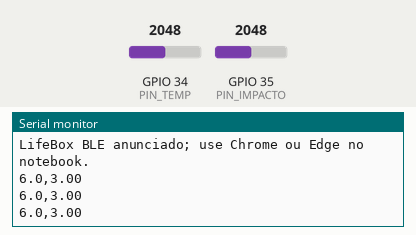
This sketch was run on a simulated ESP32. Parts: the last lines printed to the serial monitor. The test bench sets the inputs (shaded band); at power-on: GPIO 34 (PIN_TEMP) = 2048, GPIO 35 (PIN_IMPACTO) = 2048 (analog values on the 0–4095 scale). Nothing arrives over Bluetooth unless stated; a phone connects over Bluetooth LE 3 s after start.

Above: at 1.6 s.
1.7 s: GPIO 34 (PIN_TEMP) set to 2866
At 3.52 s:
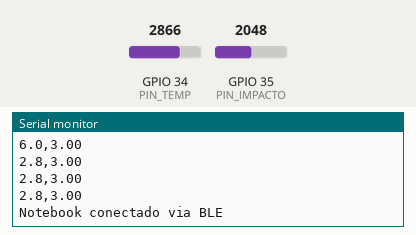
4.7 s: GPIO 35 (PIN_IMPACTO) set to 2866
At 5.4 s:
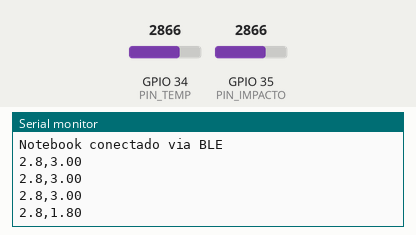
6.2 s: GPIO 34 (PIN_TEMP) set to 3603
At 7.0 s:
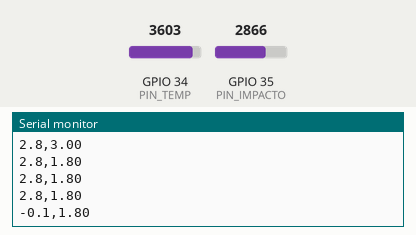
7.7 s: GPIO 35 (PIN_IMPACTO) set to 3603
At 7.7 s:
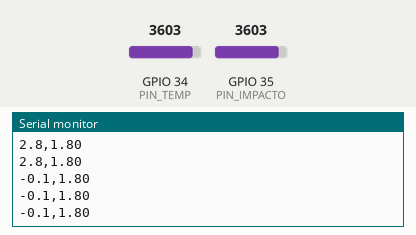
Timing chart, 0 to 10.2 s (numbered marks = the images above; inputs shaded):
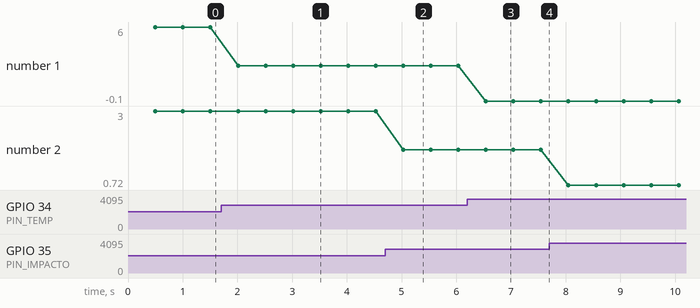

Measured:
- after the input at 1.7 s, the serial monitor: prints a new line after 0.31 s (image 1)
- after the input at 4.7 s, the serial monitor: prints a new line after 0.33 s (image 2)
- after the input at 6.2 s, the serial monitor: prints a new line after 0.34 s (image 3)
- plotted number 1: 6 → 2.8 after the input at 1.7 s, 2.8 → -0.1 after the input at 6.2 s
- plotted number 2: 3 → 1.8 after the input at 4.7 s, 1.8 → 0.72 after the input at 7.7 s

The sketch:

bluetooth-test.ino
```cpp
// LifeBox - prova de conceito BLE, sem Wi-Fi (ESP32 Arduino Core 3.x).
// TESTE SEPARADO: nao substitui firmware-real/sketch.ino.
// Entradas fisicas: B10K temperatura GPIO34, B10K impacto GPIO35.
// Os valores sao SIMULADOS. Sem finalidade clinica.

#include <Arduino.h>
#include <BLEDevice.h>
#include <BLEServer.h>
#include <BLEUtils.h>
#include <BLE2902.h>

const int PIN_TEMP = 34;
const int PIN_IMPACTO = 35;
const bool INVERTER_TEMP = true;
const bool INVERTER_IMPACTO = true;

const char *SERVICE_UUID = "2d514649-4c65-426f-7820-202600000001";
const char *CHARACTERISTIC_UUID = "2d514649-4c65-426f-7820-202600000002";

BLEServer *server = nullptr;
BLECharacteristic *txCharacteristic = nullptr;
volatile bool connected = false;
bool connectedBefore = false;
unsigned long lastUpdate = 0;

class LifeBoxServerCallbacks : public BLEServerCallbacks {
  void onConnect(BLEServer *server) override {
    connected = true;
    Serial.println("Notebook conectado via BLE");
  }
  void onDisconnect(BLEServer *server) override {
    connected = false;
    Serial.println("Notebook desconectado");
  }
};

float simulatedValue(int pin, float minimum, float maximum, bool invert) {
  float ratio = analogRead(pin) / 4095.0f;
  if (invert) ratio = 1.0f - ratio;
  return minimum + ratio * (maximum - minimum);
}

void setup() {
  Serial.begin(115200);
  delay(400);
  analogReadResolution(12);
  pinMode(PIN_TEMP, INPUT);
  pinMode(PIN_IMPACTO, INPUT);

  // Sem conexao de rede: usa somente o radio BLE.
  BLEDevice::init("LifeBox BLE");
  server = BLEDevice::createServer();
  server->setCallbacks(new LifeBoxServerCallbacks());

  BLEService *service = server->createService(SERVICE_UUID);
  txCharacteristic = service->createCharacteristic(
    CHARACTERISTIC_UUID,
    BLECharacteristic::PROPERTY_READ | BLECharacteristic::PROPERTY_NOTIFY
  );
  txCharacteristic->addDescriptor(new BLE2902());
  txCharacteristic->setValue("0.0,0.00");
  service->start();

  BLEAdvertising *advertising = BLEDevice::getAdvertising();
  advertising->addServiceUUID(SERVICE_UUID);
  advertising->setScanResponse(true);
  BLEDevice::startAdvertising();

  Serial.println("LifeBox BLE anunciado; use Chrome ou Edge no notebook.");
}

void loop() {
  if (!connected && connectedBefore) {
    delay(100);
    server->startAdvertising();
    connectedBefore = false;
  }
  if (connected && !connectedBefore) {
    connectedBefore = true;
  }

  if (millis() - lastUpdate >= 500) {
    lastUpdate = millis();
    float temp = simulatedValue(PIN_TEMP, -2.0f, 14.0f, INVERTER_TEMP);
    float impact = simulatedValue(PIN_IMPACTO, 0.0f, 6.0f, INVERTER_IMPACTO);

    // CSV compacto (bem menor que 20 bytes) evita depender de MTU grande.
    char payload[20];
    snprintf(payload, sizeof(payload), "%.1f,%.2f", temp, impact);
    txCharacteristic->setValue((uint8_t *)payload, strlen(payload));
    if (connected) txCharacteristic->notify();
    Serial.println(payload);
  }
  delay(10);
}
```
